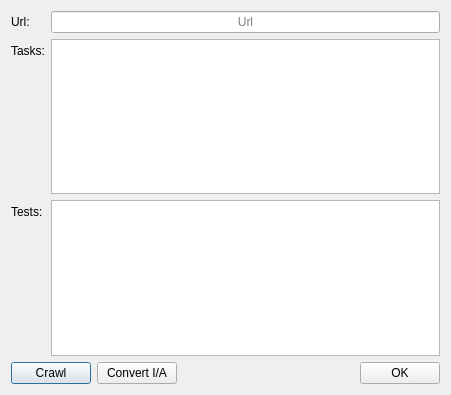
<?xml version="1.0" encoding="UTF-8"?>
<ui version="4.0">
 <class>TaskCrawler</class>
 <widget class="QDialog" name="TaskCrawler">
  <property name="windowModality">
   <enum>Qt::NonModal</enum>
  </property>
  <property name="geometry">
   <rect>
    <x>0</x>
    <y>0</y>
    <width>451</width>
    <height>395</height>
   </rect>
  </property>
  <property name="windowTitle">
   <string notr="true">Crawl Task</string>
  </property>
  <property name="locale">
   <locale language="English" country="UnitedStates"/>
  </property>
  <property name="modal">
   <bool>true</bool>
  </property>
  <layout class="QVBoxLayout" name="verticalLayout">
   <item>
    <layout class="QFormLayout" name="formLayout">
     <property name="fieldGrowthPolicy">
      <enum>QFormLayout::ExpandingFieldsGrow</enum>
     </property>
     <item row="0" column="0">
      <widget class="QLabel" name="urlLabel">
       <property name="text">
        <string>Url:</string>
       </property>
      </widget>
     </item>
     <item row="0" column="1">
      <layout class="QHBoxLayout" name="horizontalLayout">
       <property name="spacing">
        <number>0</number>
       </property>
       <item>
        <widget class="QLineEdit" name="urlLineEdit">
         <property name="alignment">
          <set>Qt::AlignCenter</set>
         </property>
         <property name="placeholderText">
          <string notr="true">Url</string>
         </property>
        </widget>
       </item>
      </layout>
     </item>
     <item row="1" column="0">
      <widget class="QLabel" name="taskLabel">
       <property name="text">
        <string>Tasks:</string>
       </property>
      </widget>
     </item>
     <item row="1" column="1">
      <widget class="QTableView" name="taskTable">
       <property name="editTriggers">
        <set>QAbstractItemView::AnyKeyPressed|QAbstractItemView::DoubleClicked|QAbstractItemView::EditKeyPressed</set>
       </property>
       <property name="tabKeyNavigation">
        <bool>false</bool>
       </property>
       <property name="selectionBehavior">
        <enum>QAbstractItemView::SelectRows</enum>
       </property>
      </widget>
     </item>
     <item row="2" column="0">
      <widget class="QLabel" name="testLabel">
       <property name="text">
        <string>Tests:</string>
       </property>
      </widget>
     </item>
     <item row="2" column="1">
      <widget class="QTableView" name="testTable"/>
     </item>
    </layout>
   </item>
   <item>
    <layout class="QHBoxLayout" name="horizontalLayout_2">
     <item>
      <widget class="QPushButton" name="crawlButton">
       <property name="text">
        <string>Crawl</string>
       </property>
      </widget>
     </item>
     <item>
      <widget class="QPushButton" name="convertButton">
       <property name="text">
        <string>Convert I/A</string>
       </property>
      </widget>
     </item>
     <item>
      <spacer name="horizontalSpacer">
       <property name="orientation">
        <enum>Qt::Horizontal</enum>
       </property>
       <property name="sizeHint" stdset="0">
        <size>
         <width>40</width>
         <height>20</height>
        </size>
       </property>
      </spacer>
     </item>
     <item>
      <widget class="QPushButton" name="okButton">
       <property name="text">
        <string>OK</string>
       </property>
       <property name="autoDefault">
        <bool>false</bool>
       </property>
       <property name="default">
        <bool>false</bool>
       </property>
      </widget>
     </item>
    </layout>
   </item>
  </layout>
 </widget>
 <resources/>
 <connections/>
</ui>
